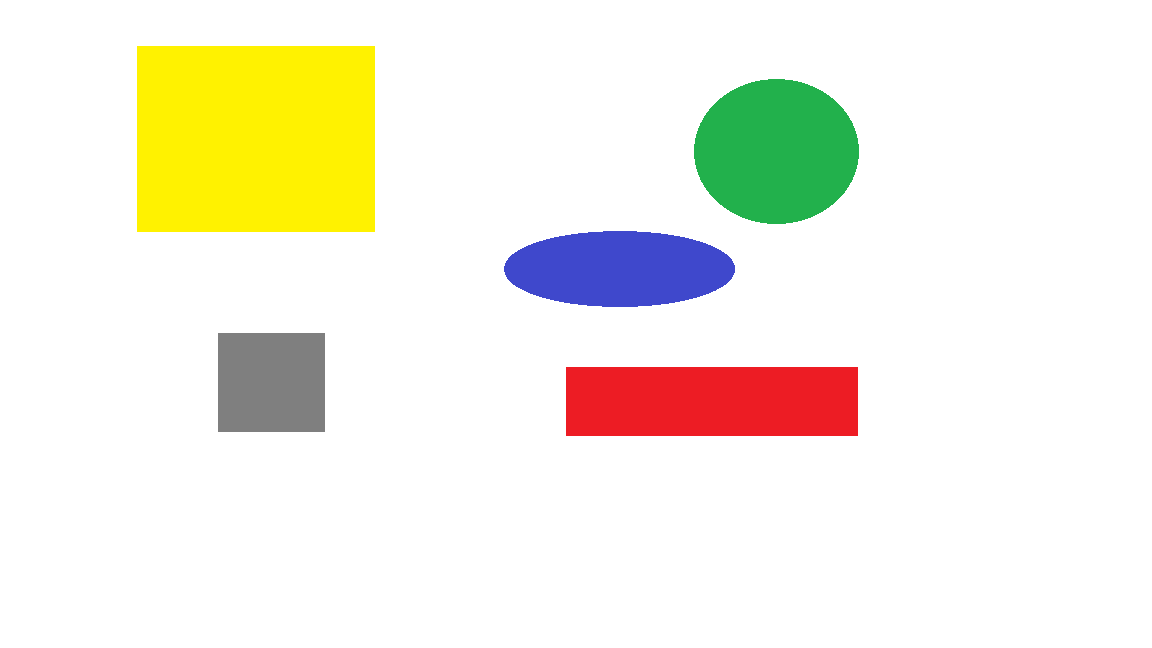
#> input picture computer vision/shape_detect/paint.png, 1152 x 648 px
$ jupyter execute 01-shape_detect.ipynb
#> lines starting #> are read from the running program, lines starting #| are printed output that depends on the picture; after the words box and inside, x2 and y2 are one past the last pixel; in counts of white or black regions, pixels touching at a corner belong together; long printed decimals are rounded
[cell 1]
import numpy as np
import cv2

img = cv2.imread('paint.png')
#> img is the input picture: shape (648, 1152, 3); mean B, G, R 226.7, 240.9, 243.6
imgGrey = cv2.cvtColor(img, cv2.COLOR_BGR2GRAY)
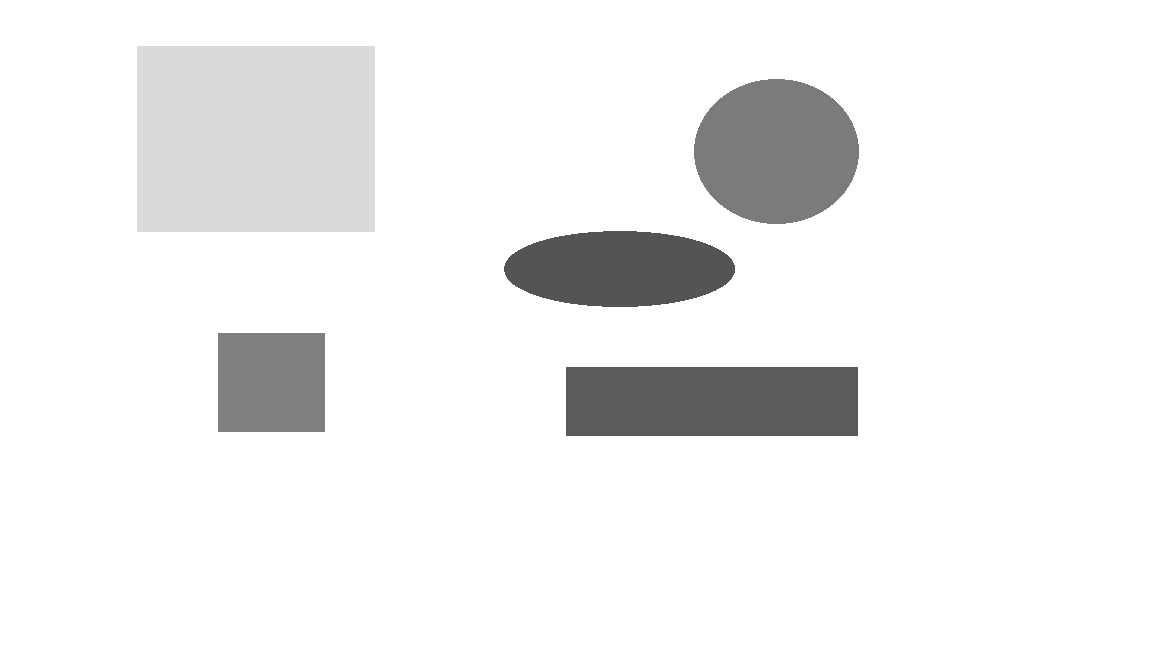
#> imgGrey: shape (648, 1152); min 84, max 255, mean 240.1
_, thrash = cv2.threshold(imgGrey, 240, 255, cv2.THRESH_BINARY)
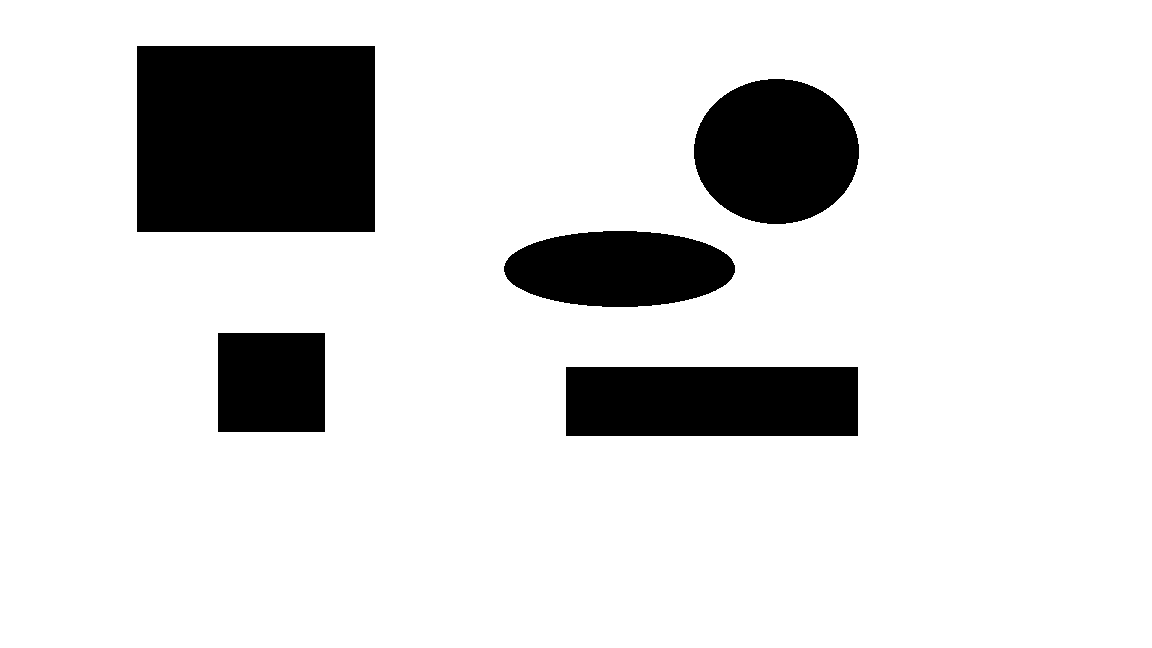
#> thrash: shape (648, 1152); 85.6% white; 5 black regions
contours, _ = cv2.findContours(thrash, cv2.RETR_TREE, cv2.CHAIN_APPROX_NONE)
#> contours = 6 contours; box (x1, y1, x2, y2) and area: (0, 0, 1152, 648) 744697, (136, 45, 376, 233) 44691, (565, 366, 859, 437) 20508, (693, 78, 860, 225) 18984, (503, 230, 736, 308) 14096, (217, 332, 326, 433) 10798

cv2.imshow("img", img)
for contour in contours:
    approx = cv2.approxPolyDP(contour, 0.01* cv2.arcLength(contour, True), True)
    cv2.drawContours(img, [approx], 0, (0, 0, 0), 5)
    x = approx.ravel()[0]
    y = approx.ravel()[1] - 5
    if len(approx) == 3:
        cv2.putText(img, "Triangle", (x, y), cv2.FONT_HERSHEY_COMPLEX, 0.5, (0, 0, 0))
    elif len(approx) == 4:
        x1 ,y1, w, h = cv2.boundingRect(approx)
        aspectRatio = float(w)/h
        print(aspectRatio)
        if aspectRatio >= 0.95 and aspectRatio <= 1.05:
          cv2.putText(img, "square", (x, y), cv2.FONT_HERSHEY_COMPLEX, 0.5, (0, 0, 0))
        else:
          cv2.putText(img, "rectangle", (x, y), cv2.FONT_HERSHEY_COMPLEX, 0.5, (0, 0, 0))
    elif len(approx) == 5:
        cv2.putText(img, "Pentagon", (x, y), cv2.FONT_HERSHEY_COMPLEX, 0.5, (0, 0, 0))
    elif len(approx) == 10:
        cv2.putText(img, "Star", (x, y), cv2.FONT_HERSHEY_COMPLEX, 0.5, (0, 0, 0))
    else:
        cv2.putText(img, "Circle", (x, y), cv2.FONT_HERSHEY_COMPLEX, 0.5, (0, 0, 0))
#> this loop made 6 passes
#> (approx, x, y, x1, y1, w, h, aspectRatio) on passes 1, 2, 3, 6: ([[0, 0], [0, 647], [1151, 647], [1151, 0]], 0, -5, 0, 0, 1152, 648, 1.78), ([[565, 367], [857, 366], [858, 435], [566, 436]], 565, 362, 565, 366, 294, 71, 4.14), ([[217, 333], [324, 332], [325, 431], [218, 432]], 217, 328, 217, 332, 109, 101, 1.08), ([[136, 46], [374, 45], [375, 231], [137, 232]], 136, 41, 136, 45, 240, 188, 1.28)
#> (x, y) on passes 4 to 5: (503, 261), (751, 76)
#| 1.778
#| 4.141
#| 1.079
#| 1.277
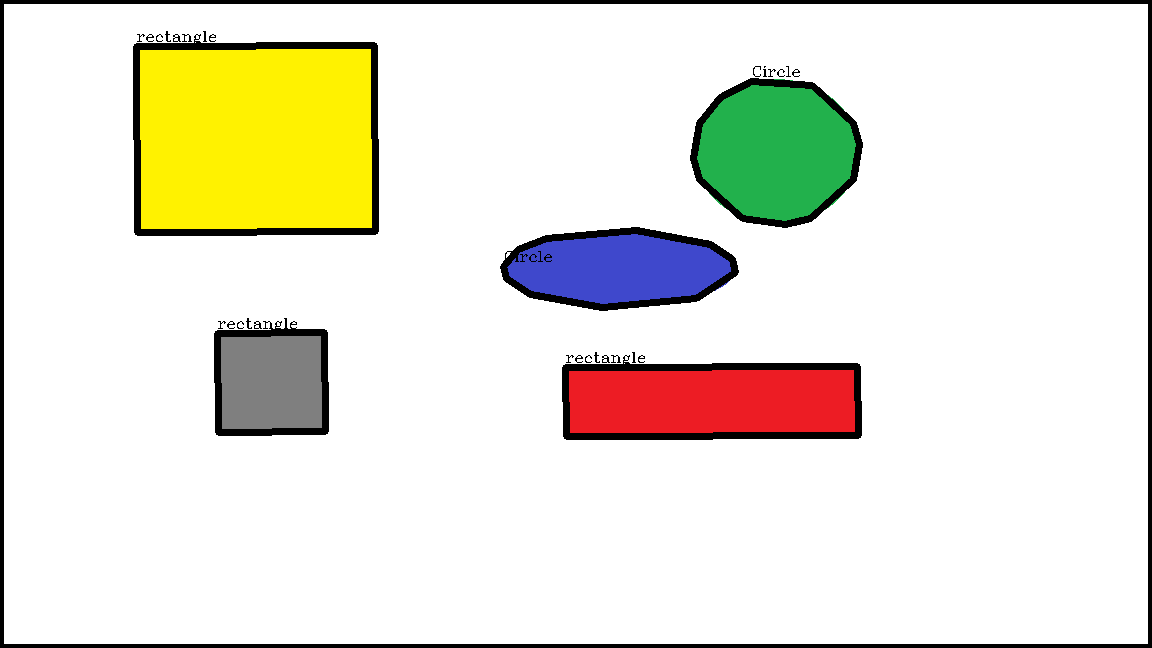
#> img: shape (648, 1152, 3); 4.83% of pixels changed, all inside (x1, y1, x2, y2) = (0, 0, 1152, 648)


cv2.imshow("shapes", img)
cv2.waitKey(0)
cv2.destroyAllWindows()
